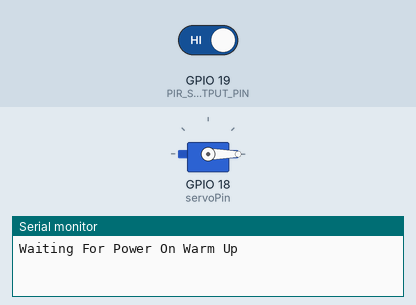
The sketch below on a simulated ESP32. On the bench: servo, the last lines printed to the serial monitor. The test bench sets the inputs (shaded band); at power-on: GPIO 19 (PIR_SENSOR_OUTPUT_PIN) HIGH.

Above: at 0.1 s.
At 20.1 s:
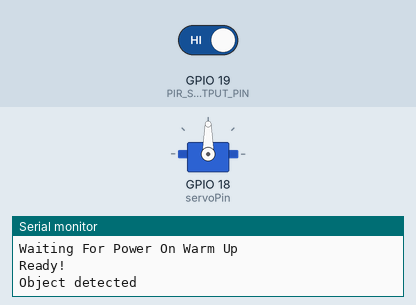
Timing chart, 0 to 21.6 s (numbered marks = the images above):
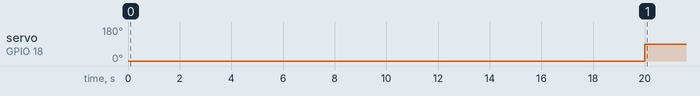

The sketch:

Pir_motion_sensor_with_servo.ino
```cpp
#include <ESP32Servo.h>

const int PIR_SENSOR_OUTPUT_PIN = 19; /* PIR sensor O/P pin */
int warm_up;

Servo myServo;
int servoPin = 18;

void setup() {
pinMode(PIR_SENSOR_OUTPUT_PIN, INPUT);
Serial.begin(9600); /* Define baud rate for serial communication */

myServo.attach(servoPin);
myServo.write(0); /* starting position*/

Serial.println("Waiting For Power On Warm Up");
delay(20000); /* Power On Warm Up Delay */
Serial.println("Ready!");
}

void loop() {
int sensor_output;
sensor_output = digitalRead(PIR_SENSOR_OUTPUT_PIN);

if( sensor_output == LOW ) {
if( warm_up == 1 ) {
Serial.print("Warming Up\n\n");
warm_up = 0;
delay(2000);
}
Serial.print("No object in sight\n\n");
myServo.write(0); /* move servo back */
delay(1000);
}
else
{
Serial.print("Object detected\n\n");
warm_up = 1;
myServo.write(90); /* move servo when triggered */
delay(1000); } }
```

Measured:
- by itself, servo on GPIO 18 (servoPin): 0° → 90° at 20.0 s
